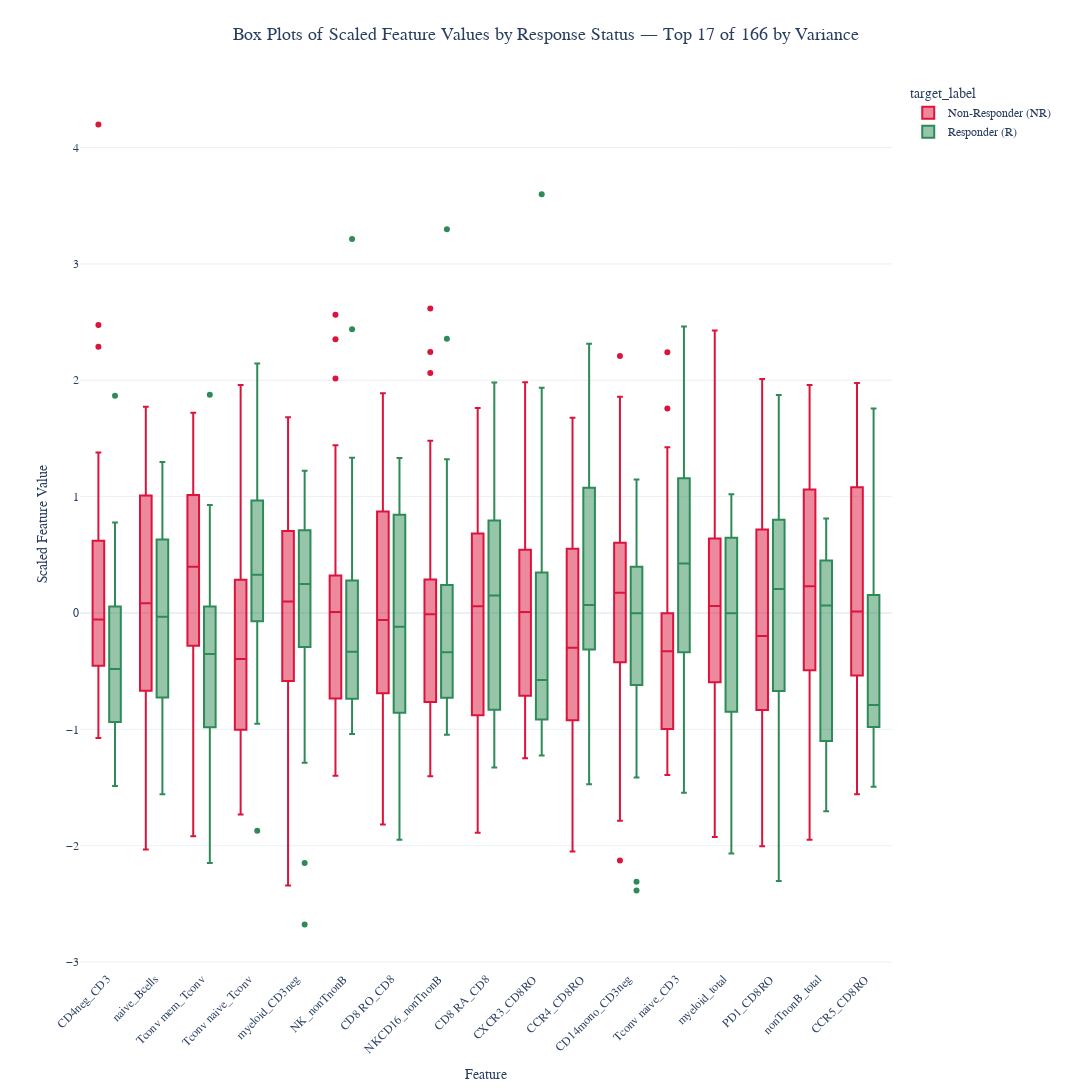

This figure's notebook cell:
### Code cell
# %%

# [7] Box Plots: Scaled Features
print("\n--- Generating box plots of scaled feature values (Top 10% by variance) ---")

# Reuse the same top-variance feature set for consistency
_total_features = len(feature_columns)
_k_top = max(1, int(np.ceil(0.10 * _total_features)))
_top_variance_features = (
    X.var().sort_values(ascending=False).index[:_k_top].tolist()
)

scaled_box_plot = create_box_plots(
    X,
    y,
    _top_variance_features,
    f"Box Plots of Scaled Feature Values by Response Status — Top {_k_top} of {_total_features} by Variance",
    "Scaled Feature Value",
    scaled=True,
)
scaled_box_plot.show()

### Figure 1 — Plotly figure (JSON) as saved in the notebook; plotly's stock layout.template omitted (floating-point values rounded to 4 significant figures; data arrays with more than 128 entries replaced by an {"elided": "..."} marker saying what was removed)
{"data": [{"alignmentgroup": "True", "boxpoints": "outliers", "hovertemplate": "target_label=Non-Responder (NR)<br>Feature=%{x}<br>Value=%{y}<extra></extra>", "legendgroup": "Non-Responder (NR)", "marker": {"color": "#DC143C"}, "name": "Non-Responder (NR)", "notched": false, "offsetgroup": "Non-Responder (NR)", "orientation": "v", "showlegend": true, "type": "box", "x": {"elided": "612 str values"}, "x0": " ", "xaxis": "x", "y": {"elided": "612 float values"}, "y0": " ", "yaxis": "y"}, {"alignmentgroup": "True", "boxpoints": "outliers", "hovertemplate": "target_label=Responder (R)<br>Feature=%{x}<br>Value=%{y}<extra></extra>", "legendgroup": "Responder (R)", "marker": {"color": "#2E8B57"}, "name": "Responder (R)", "notched": false, "offsetgroup": "Responder (R)", "orientation": "v", "showlegend": true, "type": "box", "x": {"elided": "408 str values"}, "x0": " ", "xaxis": "x", "y": {"elided": "408 float values"}, "y0": " ", "yaxis": "y"}], "layout": {"boxmode": "group", "font": {"family": "Arial, sans-serif", "size": 14}, "height": 1200, "legend": {"font": {"size": 12}, "title": {"text": "target_label"}, "tracegroupgap": 0, "x": 1.02, "xanchor": "left", "y": 1, "yanchor": "top"}, "margin": {"b": 80, "l": 80, "r": 200, "t": 80}, "title": {"font": {"size": 18}, "text": "Box Plots of Scaled Feature Values by Response Status — Top 17 of 166 by Variance", "x": 0.5}, "width": 2000, "xaxis": {"anchor": "y", "domain": [0, 1], "tickangle": -45, "tickfont": {"size": 12}, "title": {"font": {"size": 14}, "text": "Feature"}}, "yaxis": {"anchor": "x", "domain": [0, 1], "tickfont": {"size": 12}, "title": {"font": {"size": 14}, "text": "Scaled Feature Value"}}}}
